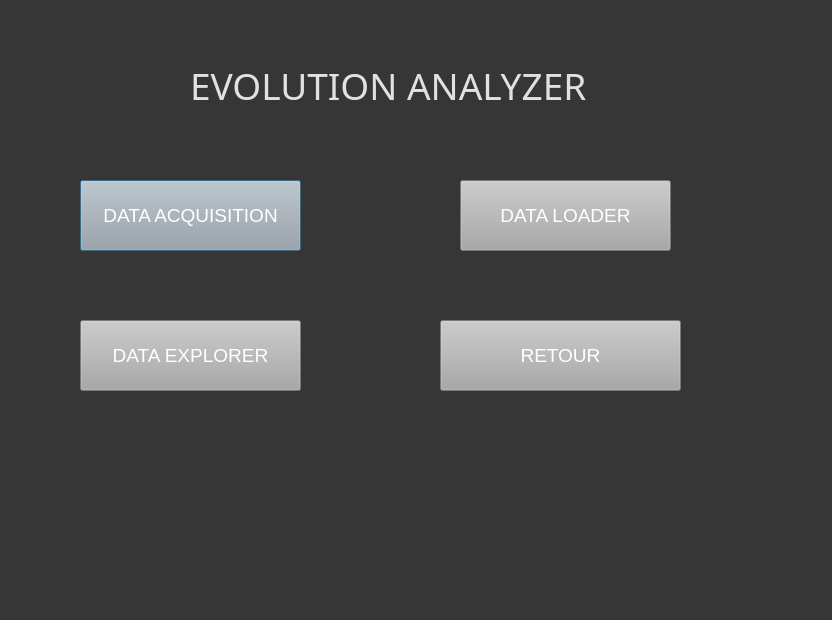
<?xml version="1.0" encoding="UTF-8"?>
<ui version="4.0">
 <class>Dialog</class>
 <widget class="QDialog" name="Dialog">
  <property name="geometry">
   <rect>
    <x>0</x>
    <y>0</y>
    <width>832</width>
    <height>620</height>
   </rect>
  </property>
  <property name="windowTitle">
   <string>Dialog</string>
  </property>
  <property name="styleSheet">
   <string notr="true">background-color: rgb(54, 54, 54);</string>
  </property>
  <widget class="QLabel" name="label">
   <property name="geometry">
    <rect>
     <x>190</x>
     <y>50</y>
     <width>561</width>
     <height>71</height>
    </rect>
   </property>
   <property name="font">
    <font>
     <family>MV Boli</family>
     <pointsize>28</pointsize>
    </font>
   </property>
   <property name="styleSheet">
    <string notr="true">color:rgb(225, 225, 225); font-size:28pt;</string>
   </property>
   <property name="text">
    <string>EVOLUTION ANALYZER</string>
   </property>
  </widget>
  <widget class="QPushButton" name="btn1">
   <property name="geometry">
    <rect>
     <x>80</x>
     <y>180</y>
     <width>221</width>
     <height>71</height>
    </rect>
   </property>
   <property name="styleSheet">
    <string notr="true">background-color: rgb(167, 168, 167); font-size:14pt; color:rgb(255, 255, 255)</string>
   </property>
   <property name="text">
    <string>DATA ACQUISITION</string>
   </property>
  </widget>
  <widget class="QPushButton" name="btn3">
   <property name="geometry">
    <rect>
     <x>80</x>
     <y>320</y>
     <width>221</width>
     <height>71</height>
    </rect>
   </property>
   <property name="styleSheet">
    <string notr="true">background-color: rgb(167, 168, 167); font-size:14pt; color:rgb(255, 255, 255)</string>
   </property>
   <property name="text">
    <string>DATA EXPLORER</string>
   </property>
  </widget>
  <widget class="QPushButton" name="retour">
   <property name="geometry">
    <rect>
     <x>440</x>
     <y>320</y>
     <width>241</width>
     <height>71</height>
    </rect>
   </property>
   <property name="styleSheet">
    <string notr="true">background-color: rgb(167, 168, 167); font-size:14pt; color:rgb(255, 255, 255)</string>
   </property>
   <property name="text">
    <string>RETOUR</string>
   </property>
  </widget>
  <widget class="QPushButton" name="btn2">
   <property name="geometry">
    <rect>
     <x>460</x>
     <y>180</y>
     <width>211</width>
     <height>71</height>
    </rect>
   </property>
   <property name="styleSheet">
    <string notr="true">background-color: rgb(167, 168, 167); font-size:14pt; color:rgb(255, 255, 255)</string>
   </property>
   <property name="text">
    <string>DATA LOADER</string>
   </property>
  </widget>
 </widget>
 <resources/>
 <connections/>
</ui>
